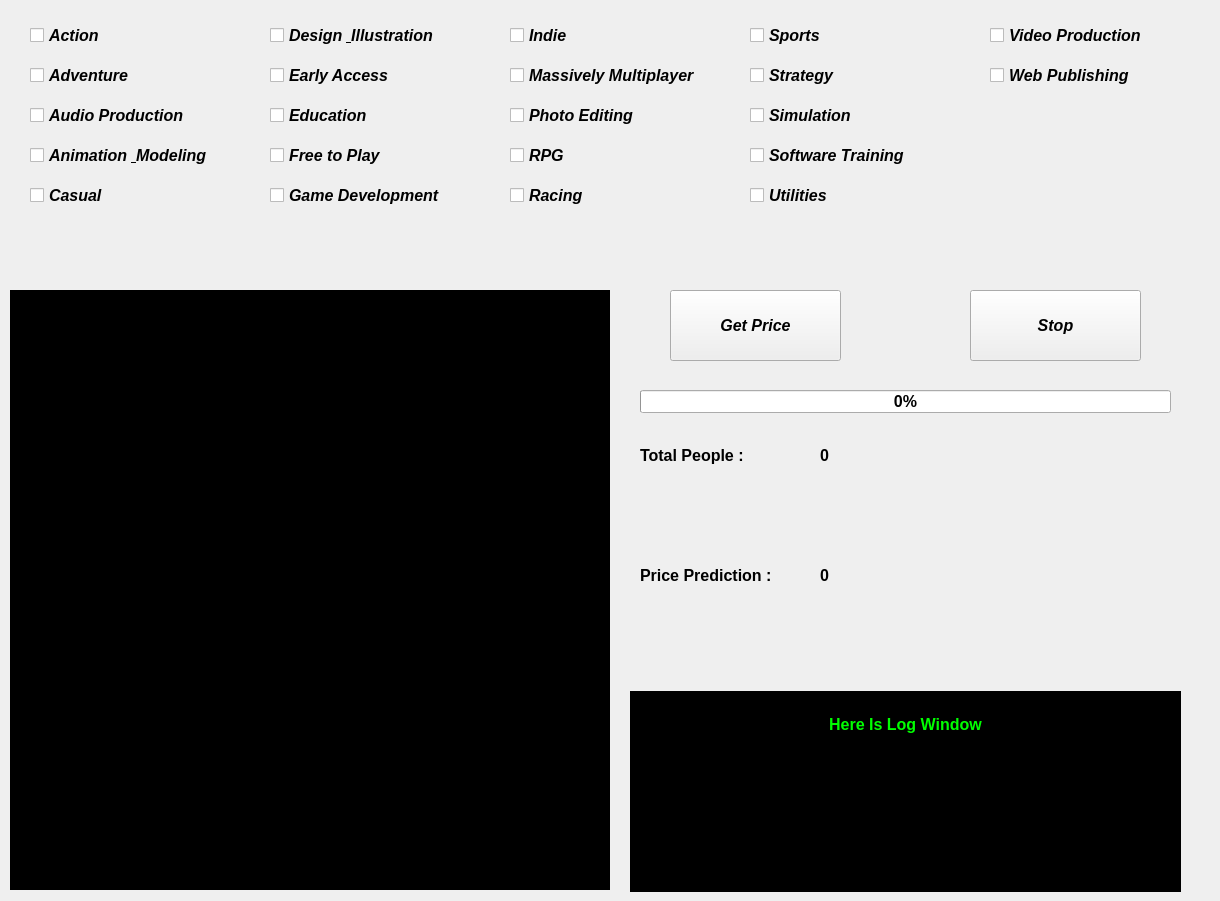
    <widget class="QWidget" name="tab_sin_price">
     <property name="enabled">
      <bool>true</bool>
     </property>
     <attribute name="title">
      <string>Predictions(Single)</string>
     </attribute>
     <widget class="QWidget" name="plot_sin_prediction" native="true">
      <property name="geometry">
       <rect>
        <x>10</x>
        <y>290</y>
        <width>600</width>
        <height>600</height>
       </rect>
      </property>
      <property name="font">
       <font>
        <pointsize>12</pointsize>
        <weight>75</weight>
        <italic>true</italic>
        <bold>true</bold>
       </font>
      </property>
      <property name="styleSheet">
       <string notr="true">background-color: rgb(0, 0, 0);</string>
      </property>
     </widget>
     <widget class="QPushButton" name="button_sin_prediction">
      <property name="geometry">
       <rect>
        <x>670</x>
        <y>290</y>
        <width>171</width>
        <height>71</height>
       </rect>
      </property>
      <property name="font">
       <font>
        <pointsize>12</pointsize>
        <weight>75</weight>
        <italic>true</italic>
        <bold>true</bold>
       </font>
      </property>
      <property name="text">
       <string>Get Price</string>
      </property>
     </widget>
     <widget class="QCheckBox" name="checkBox_sin_action">
      <property name="geometry">
       <rect>
        <x>30</x>
        <y>20</y>
        <width>81</width>
        <height>31</height>
       </rect>
      </property>
      <property name="font">
       <font>
        <pointsize>12</pointsize>
        <weight>75</weight>
        <italic>true</italic>
        <bold>true</bold>
       </font>
      </property>
      <property name="text">
       <string>Action</string>
      </property>
     </widget>
     <widget class="QCheckBox" name="checkBox_sin_adventure">
      <property name="geometry">
       <rect>
        <x>30</x>
        <y>60</y>
        <width>131</width>
        <height>31</height>
       </rect>
      </property>
      <property name="font">
       <font>
        <pointsize>12</pointsize>
        <weight>75</weight>
        <italic>true</italic>
        <bold>true</bold>
       </font>
      </property>
      <property name="text">
       <string>Adventure</string>
      </property>
     </widget>
     <widget class="QCheckBox" name="checkBox_sin_animationandmodeling">
      <property name="geometry">
       <rect>
        <x>30</x>
        <y>140</y>
        <width>221</width>
        <height>31</height>
       </rect>
      </property>
      <property name="font">
       <font>
        <pointsize>12</pointsize>
        <weight>75</weight>
        <italic>true</italic>
        <bold>true</bold>
       </font>
      </property>
      <property name="text">
       <string>Animation &amp; Modeling</string>
      </property>
     </widget>
     <widget class="QCheckBox" name="checkBox_sin_indie">
      <property name="geometry">
       <rect>
        <x>510</x>
        <y>20</y>
        <width>221</width>
        <height>31</height>
       </rect>
      </property>
      <property name="font">
       <font>
        <pointsize>12</pointsize>
        <weight>75</weight>
        <italic>true</italic>
        <bold>true</bold>
       </font>
      </property>
      <property name="text">
       <string>Indie</string>
      </property>
     </widget>
     <widget class="QCheckBox" name="checkBox_sin_earlyaccess">
      <property name="geometry">
       <rect>
        <x>270</x>
        <y>60</y>
        <width>221</width>
        <height>31</height>
       </rect>
      </property>
      <property name="font">
       <font>
        <pointsize>12</pointsize>
        <weight>75</weight>
        <italic>true</italic>
        <bold>true</bold>
       </font>
      </property>
      <property name="text">
       <string>Early Access</string>
      </property>
     </widget>
     <widget class="QCheckBox" name="checkBox_sin_rpg">
      <property name="geometry">
       <rect>
        <x>510</x>
        <y>140</y>
        <width>221</width>
        <height>31</height>
       </rect>
      </property>
      <property name="font">
       <font>
        <pointsize>12</pointsize>
        <weight>75</weight>
        <italic>true</italic>
        <bold>true</bold>
       </font>
      </property>
      <property name="text">
       <string>RPG</string>
      </property>
     </widget>
     <widget class="QCheckBox" name="checkBox_sin_freetoplay">
      <property name="geometry">
       <rect>
        <x>270</x>
        <y>140</y>
        <width>221</width>
        <height>31</height>
       </rect>
      </property>
      <property name="font">
       <font>
        <pointsize>12</pointsize>
        <weight>75</weight>
        <italic>true</italic>
        <bold>true</bold>
       </font>
      </property>
      <property name="text">
       <string>Free to Play</string>
      </property>
     </widget>
     <widget class="QCheckBox" name="checkBox_sin_massivelymultiplayer">
      <property name="geometry">
       <rect>
        <x>510</x>
        <y>60</y>
        <width>221</width>
        <height>31</height>
       </rect>
      </property>
      <property name="font">
       <font>
        <pointsize>12</pointsize>
        <weight>75</weight>
        <italic>true</italic>
        <bold>true</bold>
       </font>
      </property>
      <property name="text">
       <string>Massively Multiplayer</string>
      </property>
     </widget>
     <widget class="QCheckBox" name="checkBox_sin_strategy">
      <property name="geometry">
       <rect>
        <x>750</x>
        <y>60</y>
        <width>221</width>
        <height>31</height>
       </rect>
      </property>
      <property name="font">
       <font>
        <pointsize>12</pointsize>
        <weight>75</weight>
        <italic>true</italic>
        <bold>true</bold>
       </font>
      </property>
      <property name="text">
       <string>Strategy</string>
      </property>
     </widget>
     <widget class="QCheckBox" name="checkBox_sin_casual">
      <property name="geometry">
       <rect>
        <x>30</x>
        <y>180</y>
        <width>221</width>
        <height>31</height>
       </rect>
      </property>
      <property name="font">
       <font>
        <pointsize>12</pointsize>
        <weight>75</weight>
        <italic>true</italic>
        <bold>true</bold>
       </font>
      </property>
      <property name="text">
       <string>Casual</string>
      </property>
     </widget>
     <widget class="QCheckBox" name="checkBox_sin_simulation">
      <property name="geometry">
       <rect>
        <x>750</x>
        <y>100</y>
        <width>221</width>
        <height>31</height>
       </rect>
      </property>
      <property name="font">
       <font>
        <pointsize>12</pointsize>
        <weight>75</weight>
        <italic>true</italic>
        <bold>true</bold>
       </font>
      </property>
      <property name="text">
       <string>Simulation</string>
      </property>
     </widget>
     <widget class="QCheckBox" name="checkBox_sin_racing">
      <property name="geometry">
       <rect>
        <x>510</x>
        <y>180</y>
        <width>221</width>
        <height>31</height>
       </rect>
      </property>
      <property name="font">
       <font>
        <pointsize>12</pointsize>
        <weight>75</weight>
        <italic>true</italic>
        <bold>true</bold>
       </font>
      </property>
      <property name="text">
       <string>Racing</string>
      </property>
     </widget>
     <widget class="QCheckBox" name="checkBox_sin_sports">
      <property name="geometry">
       <rect>
        <x>750</x>
        <y>20</y>
        <width>221</width>
        <height>31</height>
       </rect>
      </property>
      <property name="font">
       <font>
        <pointsize>12</pointsize>
        <weight>75</weight>
        <italic>true</italic>
        <bold>true</bold>
       </font>
      </property>
      <property name="text">
       <string>Sports</string>
      </property>
     </widget>
     <widget class="QCheckBox" name="checkBox_sin_utilities">
      <property name="geometry">
       <rect>
        <x>750</x>
        <y>180</y>
        <width>221</width>
        <height>31</height>
       </rect>
      </property>
      <property name="font">
       <font>
        <pointsize>12</pointsize>
        <weight>75</weight>
        <italic>true</italic>
        <bold>true</bold>
       </font>
      </property>
      <property name="text">
       <string>Utilities</string>
      </property>
     </widget>
     <widget class="QCheckBox" name="checkBox_sin_vedioproduction">
      <property name="geometry">
       <rect>
        <x>990</x>
        <y>20</y>
        <width>221</width>
        <height>31</height>
       </rect>
      </property>
      <property name="font">
       <font>
        <pointsize>12</pointsize>
        <weight>75</weight>
        <italic>true</italic>
        <bold>true</bold>
       </font>
      </property>
      <property name="text">
       <string>Video Production</string>
      </property>
     </widget>
     <widget class="QCheckBox" name="checkBox_sin_designandillustration">
      <property name="geometry">
       <rect>
        <x>270</x>
        <y>20</y>
        <width>221</width>
        <height>31</height>
       </rect>
      </property>
      <property name="font">
       <font>
        <pointsize>12</pointsize>
        <weight>75</weight>
        <italic>true</italic>
        <bold>true</bold>
       </font>
      </property>
      <property name="text">
       <string>Design &amp; Illustration</string>
      </property>
     </widget>
     <widget class="QCheckBox" name="checkBox_sin_photoediting">
      <property name="geometry">
       <rect>
        <x>510</x>
        <y>100</y>
        <width>221</width>
        <height>31</height>
       </rect>
      </property>
      <property name="font">
       <font>
        <pointsize>12</pointsize>
        <weight>75</weight>
        <italic>true</italic>
        <bold>true</bold>
       </font>
      </property>
      <property name="text">
       <string>Photo Editing</string>
      </property>
     </widget>
     <widget class="QCheckBox" name="checkBox_sin_webpublishing">
      <property name="geometry">
       <rect>
        <x>990</x>
        <y>60</y>
        <width>221</width>
        <height>31</height>
       </rect>
      </property>
      <property name="font">
       <font>
        <pointsize>12</pointsize>
        <weight>75</weight>
        <italic>true</italic>
        <bold>true</bold>
       </font>
      </property>
      <property name="text">
       <string>Web Publishing</string>
      </property>
     </widget>
     <widget class="QCheckBox" name="checkBox_sin_education">
      <property name="geometry">
       <rect>
        <x>270</x>
        <y>100</y>
        <width>221</width>
        <height>31</height>
       </rect>
      </property>
      <property name="font">
       <font>
        <pointsize>12</pointsize>
        <weight>75</weight>
        <italic>true</italic>
        <bold>true</bold>
       </font>
      </property>
      <property name="text">
       <string>Education</string>
      </property>
     </widget>
     <widget class="QCheckBox" name="checkBox_sin_softwaretraining">
      <property name="geometry">
       <rect>
        <x>750</x>
        <y>140</y>
        <width>221</width>
        <height>31</height>
       </rect>
      </property>
      <property name="font">
       <font>
        <pointsize>12</pointsize>
        <weight>75</weight>
        <italic>true</italic>
        <bold>true</bold>
       </font>
      </property>
      <property name="text">
       <string>Software Training</string>
      </property>
     </widget>
     <widget class="QCheckBox" name="checkBox_sin_audioproduction">
      <property name="geometry">
       <rect>
        <x>30</x>
        <y>100</y>
        <width>221</width>
        <height>31</height>
       </rect>
      </property>
      <property name="font">
       <font>
        <pointsize>12</pointsize>
        <weight>75</weight>
        <italic>true</italic>
        <bold>true</bold>
       </font>
      </property>
      <property name="text">
       <string>Audio Production</string>
      </property>
     </widget>
     <widget class="QCheckBox" name="checkBox_sin_gamedevelopment">
      <property name="geometry">
       <rect>
        <x>270</x>
        <y>180</y>
        <width>221</width>
        <height>31</height>
       </rect>
      </property>
      <property name="font">
       <font>
        <pointsize>12</pointsize>
        <weight>75</weight>
        <italic>true</italic>
        <bold>true</bold>
       </font>
      </property>
      <property name="text">
       <string>Game Development</string>
      </property>
     </widget>
     <widget class="QProgressBar" name="progressBar_sin">
      <property name="geometry">
       <rect>
        <x>640</x>
        <y>390</y>
        <width>531</width>
        <height>23</height>
       </rect>
      </property>
      <property name="font">
       <font>
        <pointsize>12</pointsize>
        <weight>75</weight>
        <italic>false</italic>
        <bold>true</bold>
       </font>
      </property>
      <property name="value">
       <number>0</number>
      </property>
     </widget>
     <widget class="QLabel" name="label_sin_priceprediction">
      <property name="geometry">
       <rect>
        <x>640</x>
        <y>560</y>
        <width>161</width>
        <height>31</height>
       </rect>
      </property>
      <property name="font">
       <font>
        <pointsize>12</pointsize>
        <weight>75</weight>
        <italic>false</italic>
        <bold>true</bold>
       </font>
      </property>
      <property name="text">
       <string>Price Prediction : </string>
      </property>
     </widget>
     <widget class="QLabel" name="label_sin_price">
      <property name="geometry">
       <rect>
        <x>820</x>
        <y>560</y>
        <width>161</width>
        <height>31</height>
       </rect>
      </property>
      <property name="font">
       <font>
        <pointsize>12</pointsize>
        <weight>75</weight>
        <italic>false</italic>
        <bold>true</bold>
       </font>
      </property>
      <property name="text">
       <string>0</string>
      </property>
     </widget>
     <widget class="QTextBrowser" name="textBrowser_sin_log">
      <property name="geometry">
       <rect>
        <x>630</x>
        <y>691</y>
        <width>551</width>
        <height>201</height>
       </rect>
      </property>
      <property name="font">
       <font>
        <pointsize>12</pointsize>
        <weight>75</weight>
        <bold>true</bold>
       </font>
      </property>
      <property name="styleSheet">
       <string notr="true">background-color: rgb(0, 0, 0);
color: rgb(0, 255, 0);</string>
      </property>
      <property name="html">
       <string>&lt;!DOCTYPE HTML PUBLIC &quot;-//W3C//DTD HTML 4.0//EN&quot; &quot;http://www.w3.org/TR/REC-html40/strict.dtd&quot;&gt;
&lt;html&gt;&lt;head&gt;&lt;meta name=&quot;qrichtext&quot; content=&quot;1&quot; /&gt;&lt;style type=&quot;text/css&quot;&gt;
p, li { white-space: pre-wrap; }
&lt;/style&gt;&lt;/head&gt;&lt;body style=&quot; font-family:'Sans Serif'; font-size:12pt; font-weight:600; font-style:normal;&quot;&gt;
&lt;p style=&quot;-qt-paragraph-type:empty; margin-top:0px; margin-bottom:0px; margin-left:0px; margin-right:0px; -qt-block-indent:0; text-indent:0px;&quot;&gt;&lt;br /&gt;&lt;/p&gt;
&lt;p align=&quot;center&quot; style=&quot; margin-top:0px; margin-bottom:0px; margin-left:0px; margin-right:0px; -qt-block-indent:0; text-indent:0px;&quot;&gt;Here Is Log Window&lt;/p&gt;
&lt;p style=&quot;-qt-paragraph-type:empty; margin-top:0px; margin-bottom:0px; margin-left:0px; margin-right:0px; -qt-block-indent:0; text-indent:0px;&quot;&gt;&lt;br /&gt;&lt;/p&gt;&lt;/body&gt;&lt;/html&gt;</string>
      </property>
     </widget>
     <widget class="QPushButton" name="button_sin_stop">
      <property name="geometry">
       <rect>
        <x>970</x>
        <y>290</y>
        <width>171</width>
        <height>71</height>
       </rect>
      </property>
      <property name="font">
       <font>
        <pointsize>12</pointsize>
        <weight>75</weight>
        <italic>true</italic>
        <bold>true</bold>
       </font>
      </property>
      <property name="text">
       <string>Stop</string>
      </property>
     </widget>
     <widget class="QLabel" name="label_sin_totalpeoplenum">
      <property name="geometry">
       <rect>
        <x>820</x>
        <y>440</y>
        <width>161</width>
        <height>31</height>
       </rect>
      </property>
      <property name="font">
       <font>
        <pointsize>12</pointsize>
        <weight>75</weight>
        <italic>false</italic>
        <bold>true</bold>
       </font>
      </property>
      <property name="text">
       <string>0</string>
      </property>
     </widget>
     <widget class="QLabel" name="label_sin_totalpeople">
      <property name="geometry">
       <rect>
        <x>640</x>
        <y>440</y>
        <width>161</width>
        <height>31</height>
       </rect>
      </property>
      <property name="font">
       <font>
        <pointsize>12</pointsize>
        <weight>75</weight>
        <italic>false</italic>
        <bold>true</bold>
       </font>
      </property>
      <property name="text">
       <string>Total People : </string>
      </property>
     </widget>
    </widget>
